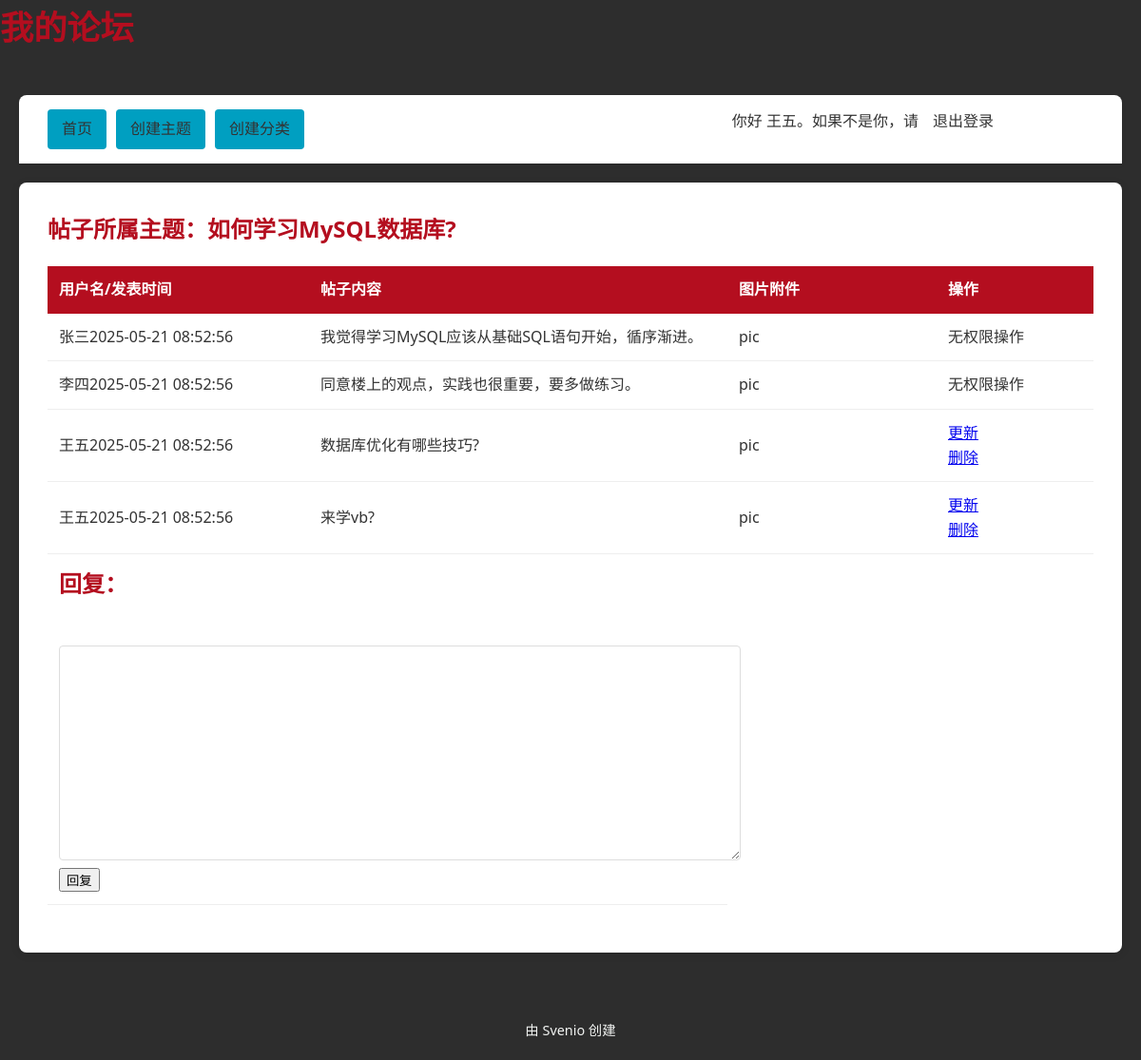
The page /topic.php?topic_id=1 (signed in) on the database its author committed.
### tables this page shows
CREATE TABLE topics (
    topic_id INT(8) NOT NULL AUTO_INCREMENT,
    topic_subject VARCHAR(255) NOT NULL,
    topic_date DATETIME NOT NULL,
    topic_cat INT(8) NOT NULL,
    topic_by INT(8) NOT NULL,
    PRIMARY KEY (topic_id)
);

CREATE TABLE posts (
    post_id INT(8) NOT NULL AUTO_INCREMENT,
    post_content TEXT NOT NULL,
    post_date DATETIME NOT NULL,
    post_topic INT(8) NOT NULL,
    post_by INT(8) NOT NULL,
    PRIMARY KEY (post_id)
);

CREATE TABLE users (
    user_id INT(8) NOT NULL AUTO_INCREMENT,
    user_name VARCHAR(30) NOT NULL,
    user_pass VARCHAR(255) NOT NULL,
    user_email VARCHAR(255) NOT NULL,
    user_date DATETIME NOT NULL,
    user_level INT(8) NOT NULL,
    UNIQUE INDEX user_name_unique(user_name),
    PRIMARY KEY(user_id)
);

### topic.php (the view, shortened to what this page needs)
<?php
include 'header.php';
global $conn;
$sql = 'SELECT topic_id,topic_subject FROM topics WHERE topics.topic_id = ' . mysqli_real_escape_string($conn, $_GET['topic_id']);
$result = mysqli_query($conn, $sql);
while ($row = mysqli_fetch_assoc($result)) {
    echo '<h2>帖子所属主题：' . $row['topic_subject'] . '</h2>';
}
$posts_sql = "SELECT
    posts.post_id, posts.post_topic,posts.post_content,posts.post_date,posts.post_by, posts.post_pic, users.user_id,users.user_name
FROM posts
LEFT JOIN users ON posts.post_by = users.user_id
WHERE posts.post_topic=" . mysqli_real_escape_string($conn, $_GET['topic_id']);
$posts_result = mysqli_query($conn, $posts_sql);
if (!$posts_result) {
    echo '无法显示主题下的帖子，请重试' . mysqli_error($conn);
} else {
    echo '<table>
<tr>
<th>用户名/发表时间</th>
<th>帖子内容</th>
<th>图片附件</th>
<th>操作</th>
</tr>';
    while ($posts_row = mysqli_fetch_assoc($posts_result)) {
        echo '<tr>';
        echo '<td class="leftpart">';
        echo $posts_row['user_name'] . $posts_row['post_date'];
        echo '</td>';
        echo '<td class="rightpart">';
        echo $posts_row['post_content'];
        echo '</td>';
        echo '<td class="picpart">';
        echo 'pic';
        echo '</td>';
        echo '<td class="menupart">';
        if ($_SESSION['user_level'] === 1 || $_SESSION['user_name'] === $posts_row['user_name']) {
            echo '<a href="update_post.php?post_id=' . $posts_row['post_id'] . '">更新</a>';
            echo '<br />';
            echo '<a href="delete_post.php?post_id=' . $posts_row['post_id'] . '">删除</a>';
        } else {
            echo '无权限操作';
        }
        echo '</td>';
        echo '</tr>';
    }
}
if (!$_SESSION['signed_in']) {
    echo '<tr><td colspan=2><a href="signin.php">登录</a>以回复. 你也可以<a href="signup.php">注册</a>新账号.';
} else {
    echo '<tr><td colspan="2"><h2>回复：</h2><br />
					<form method="post" action="reply.php?id=' . mysqli_fetch_assoc(mysqli_query($conn, $sql))['topic_id'] . '">
						<textarea name="post-content"></textarea>
						<input type="submit" value="回复" />
					</form></td></tr>';
}
echo '</table>';
include 'footer.php';

### style.css (style rules this page uses)
:root { --primary-color: #B40E1F; --secondary-color: #009FC1; --dark-bg: #2D2D2D; --light-bg: #FFFFFF; --text-dark: #333333; --text-light: #F1F3F1; }
body { background-color: var(--dark-bg); font-family: 'Segoe UI', Roboto, 'Helvetica Neue', sans-serif; line-height: 1.6; color: var(--text-dark); margin: 0; padding: 0; }
table { width: 100%; border-collapse: collapse; margin: 20px 0; }
th { background-color: var(--primary-color); color: white; padding: 12px; text-align: left; }
td { padding: 12px; border-bottom: 1px solid #eee; }
h1, h2, h3 { color: var(--primary-color); margin-top: 0; }
.leftpart { width: 25%; }
.rightpart { width: 40%; }
.picpart { width: 20%; }
.menupart { width: 15%; }
textarea { width: 100%; min-height: 200px; padding: 12px; border: 1px solid #ddd; border-radius: 4px; resize: vertical; font-family: inherit; }

### rows shown on the page
topics: topic_subject "如何学习MySQL数据库?"
posts: post_by.user_name "张三", post_date "2025-05-21 08:52:56", post_content "我觉得学习MySQL应该从基础SQL语句开始，循序渐进。", shows "无权限操作"
posts: post_by.user_name "李四", post_date "2025-05-21 08:52:56", post_content "同意楼上的观点，实践也很重要，要多做练习。", shows "无权限操作"
posts: post_by.user_name "王五", post_date "2025-05-21 08:52:56", post_content "数据库优化有哪些技巧?"
posts: post_by.user_name "王五", post_date "2025-05-21 08:52:56", post_content "来学vb?"

### other values the page prints
$_SESSION['user_name'] "王五"
